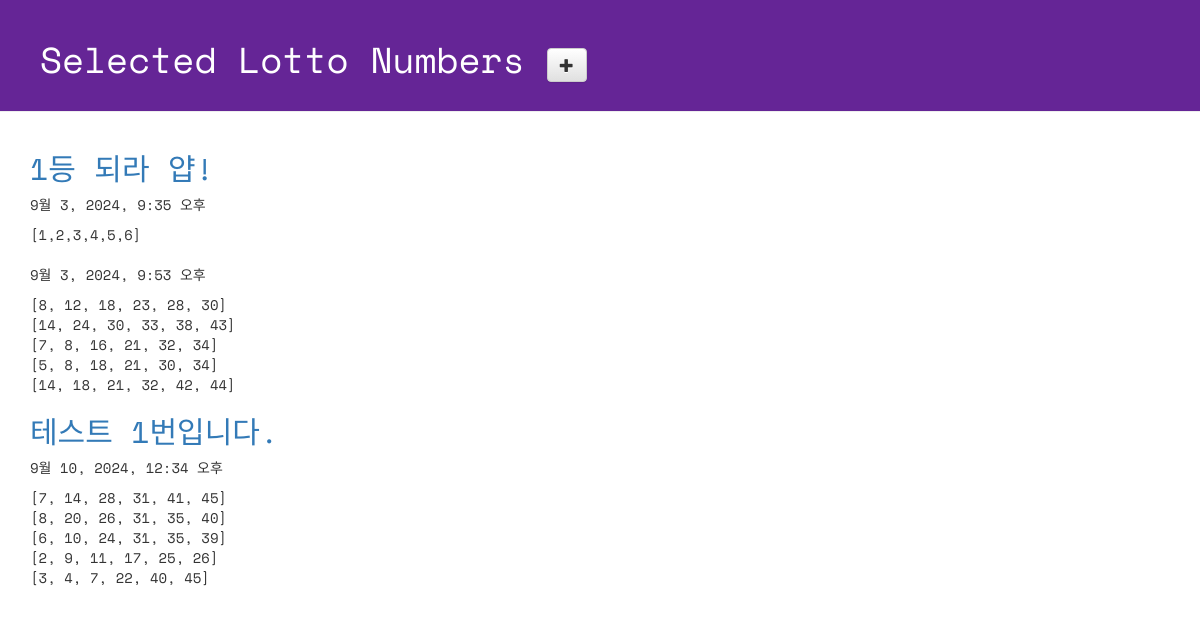
Page /lotto/ on the committed database.
### lotto/models.py (models this page shows, shortened)
class GuessNumbers(models.Model):
    name = models.CharField(max_length=24)
    text = models.CharField(max_length=255)
    lottos = models.CharField(max_length=255, default='[1,2,3,4,5,6]')
    num_lotto = models.IntegerField(default=5)
    update_date = models.DateTimeField()

### lotto/views.py (the view)
# urls.py: path('lotto/', views.index, name='index'), # http:127.0.0.1:8000/lotto
def index(request):
    lottos = GuessNumbers.objects.all() # GuessNumbers의 데이터베이스의 전체 행을 가져옴
    return render(request, 'lotto/default.html', {'lottos':lottos}) # 3개의 매개변수 전달해야 함(request(유저 요청), html파일, dic)

### lotto/templates/lotto/default.html (shortened to what this page needs)
<!DOCTYPE html>
{% load static %}
<html lang="ko">
    <head>
        <link rel="stylesheet" href="//maxcdn.bootstrapcdn.com/bootstrap/3.2.0/css/bootstrap.min.css">
        <link rel="stylesheet" href="//maxcdn.bootstrapcdn.com/bootstrap/3.2.0/css/bootstrap-theme.min.css">
        <link rel="stylesheet" href="{% static 'css/lotto.css' %}">
    </head>
    <body>
        <div class="page-header">
            <h1>
                Selected Lotto Numbers
                <a href="{% url 'new_lotto' %}">
                    <span class="glyphicon glyphicon-plus btn btn-default"></span>
                </a>
            </h1>
        </div>
        <div class="container lotto">
            {% for lotto in lottos %}
                <h2><a href="{% url 'detail' lottokey=lotto.id %}">{{ lotto.text }}</a></h2>
                <p>{{ lotto.update_date }}</p>
                <p>{{ lotto.lottos | linebreaksbr }}</p>
            {% endfor %}
        </div>
    </body>
</html>

### lotto/static/css/lotto.css (style rules this page uses)
.page-header { background-color: #652596; margin-top: 0; padding: 20px 20px 20px 40px; font-family: 'Space Mono', monospace; }
.page-header h1 { color: #FFFFFF; }
.container { font-family: 'Space Mono', monospace; }
.container h2 { color: #b9f442; }

### rows in the picture
GuessNumbers: text "1등 되라 얍!", update_date "9월 3, 2024, 9:35 오후", lottos "[1,2,3,4,5,6]"
GuessNumbers: update_date "9월 3, 2024, 9:53 오후", lottos "[8, 12, 18, 23, 28, 30] [14, 24, 30, 33, 38, 43] [7, 8, 16, 21, 32, 34] [5, 8, 18, 21, 30, 34] [14, 18, 21, 32, 42, 44]"
GuessNumbers: text "테스트 1번입니다.", update_date "9월 10, 2024, 12:34 오후", lottos "[7, 14, 28, 31, 41, 45] [8, 20, 26, 31, 35, 40] [6, 10, 24, 31, 35, 39] [2, 9, 11, 17, 25, 26] [3, 4, 7, 22, 40, 45]"
